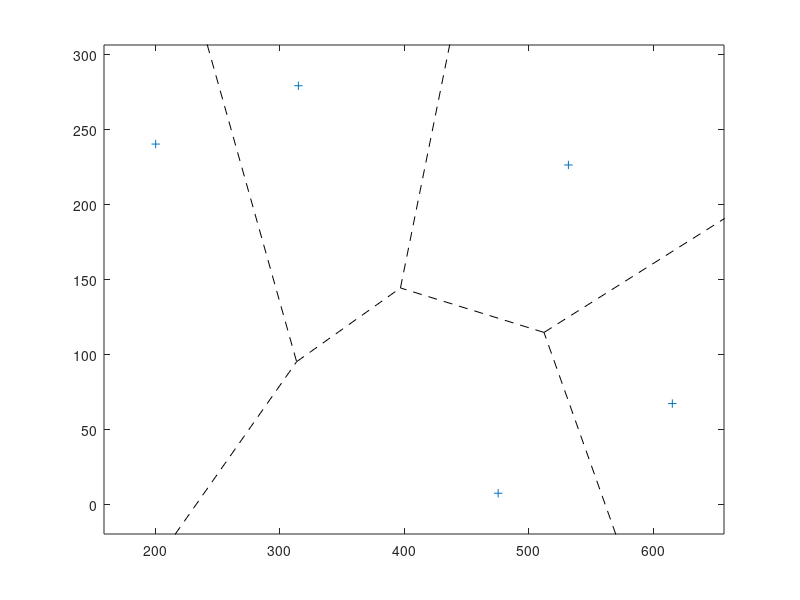

Recreate this plot in MATLAB. (Note: this script raises an error after producing the figure.)
clc; clear all; close all;
n=5;
x = 720*rand(1, n);
y = 360*rand(1, n);
voronoi(x,y,'--k');
DT = DelaunayTri(x', y');
% use this in newer versions of matlab
% DT = delaunayTriangulation (x, y);
hold all;
triplot(DT,'k-');
[centers, radii] = DT.circumcenters();
theta = -pi:pi/20:pi;
for iCircle=1:size(centers,1)
xCircle = centers(iCircle,1) + radii(iCircle)*cos(theta);
yCircle = centers(iCircle,2) + radii(iCircle)*sin(theta);
plot(xCircle, yCircle, 'b-');
end
plot(x,y,'+k', 'MarkerSize', 12)
axis equal;
hold on
